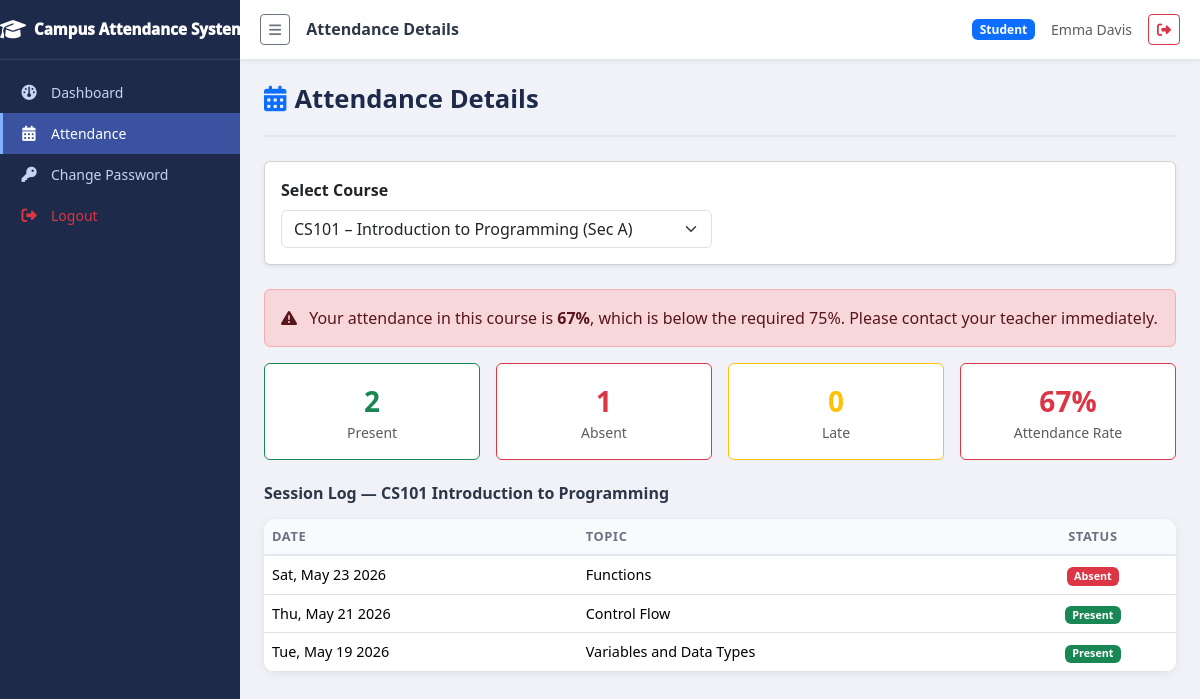
Page /student/attendance.php?class_id=1 (signed in) on the committed database.
### tables this page shows
CREATE TABLE settings (
  setting_key   varchar(60) NOT NULL,
  setting_value text        DEFAULT NULL,
  PRIMARY KEY (setting_key)
);

CREATE TABLE courses (
  id         int           NOT NULL AUTO_INCREMENT,
  code       varchar(20)   NOT NULL,
  name       varchar(100)  NOT NULL,
  dept_id    int           NOT NULL,
  credits    int           NOT NULL DEFAULT 3,
  created_at datetime      NOT NULL DEFAULT CURRENT_TIMESTAMP,
  PRIMARY KEY (id),
  UNIQUE KEY uq_course_code (code),
  KEY fk_course_dept (dept_id),
  CONSTRAINT fk_course_dept FOREIGN KEY (dept_id) REFERENCES departments(id)
);

CREATE TABLE attendance (
  id         int      NOT NULL AUTO_INCREMENT,
  session_id int      NOT NULL,
  student_id int      NOT NULL,
  status     enum('present','absent','late','excused') NOT NULL DEFAULT 'absent',
  marked_at  datetime NOT NULL DEFAULT CURRENT_TIMESTAMP,
  PRIMARY KEY (id),
  UNIQUE KEY uq_attendance (session_id, student_id),
  KEY fk_att_student (student_id),
  CONSTRAINT fk_att_session FOREIGN KEY (session_id) REFERENCES sessions(id) ON DELETE CASCADE,
  CONSTRAINT fk_att_student FOREIGN KEY (student_id) REFERENCES users(id)
);

CREATE TABLE sessions (
  id           int          NOT NULL AUTO_INCREMENT,
  class_id     int          NOT NULL,
  teacher_id   int          NOT NULL,
  session_date date         NOT NULL,
  topic        varchar(150) DEFAULT NULL,
  created_at   datetime     NOT NULL DEFAULT CURRENT_TIMESTAMP,
  PRIMARY KEY (id),
  KEY fk_session_class   (class_id),
  KEY fk_session_teacher (teacher_id),
  CONSTRAINT fk_session_class   FOREIGN KEY (class_id)   REFERENCES classes(id),
  CONSTRAINT fk_session_teacher FOREIGN KEY (teacher_id) REFERENCES users(id)
);

### includes/auth.php (called while the page is built, shortened)
<?php
function current_user(): ?array {
  return $_SESSION['user'] ?? null;
}

### includes/functions.php (called while the page is built, shortened)
<?php
function get_setting(string $key, mixed $default = ''): mixed {
  $pdo  = get_db();
  $stmt = $pdo->prepare('SELECT setting_value FROM settings WHERE setting_key = :k');
  $stmt->execute([':k' => $key]);
  $row  = $stmt->fetch(PDO::FETCH_ASSOC);
  return ($row !== false) ? $row['setting_value'] : $default;
}
function get_attendance_stats(int $classId, ?int $studentId = null): array {
  $pdo  = get_db();
  $sql  = 'SELECT
             COUNT(*) AS total,
             SUM(a.status = \'present\') AS present,
             SUM(a.status = \'absent\')  AS absent,
             SUM(a.status = \'late\')    AS late,
             SUM(a.status = \'excused\') AS excused
           FROM attendance a
           JOIN sessions s ON s.id = a.session_id
           WHERE s.class_id = :cid';
  $params = [':cid' => $classId];
  if ($studentId !== null) {
    $sql    .= ' AND a.student_id = :sid';
    $params[':sid'] = $studentId;
  }
  $stmt = $pdo->prepare($sql);
  $stmt->execute($params);
  $row  = $stmt->fetch(PDO::FETCH_ASSOC);
  $total   = (int)($row['total']   ?? 0);
  $present = (int)($row['present'] ?? 0);
  $late    = (int)($row['late']    ?? 0);
  if ($total > 0) {
    $pct = round((($present + $late) / $total) * 100);
  } else {
    $pct = 0;
  }
  $row['pct']  = $pct;
  $row['total'] = $total;
  return $row;
}
function status_badge(string $status): string {
  return match ($status) {
    'present' => 'bg-success',
    'absent'  => 'bg-danger',
    'late'    => 'bg-warning text-dark',
    'excused' => 'bg-secondary',
    default   => 'bg-light text-dark',
  };
}

### student/attendance.php (the view, shortened to what this page needs)
<?php
require_once __DIR__ . '/../includes/auth.php';
require_once __DIR__ . '/../includes/functions.php';
$pdo       = get_db();
$user      = current_user();
$sid       = (int)$user['id'];
$pageTitle = 'Attendance Details';
$minPct    = (int)get_setting('min_attendance', 75);
$enrollStmt = $pdo->prepare(
  "SELECT cl.id, c.code AS course_code, c.name AS course_name, cl.section
   FROM enrollments en
   JOIN classes cl ON cl.id = en.class_id
   JOIN courses  c ON  c.id = cl.course_id
   WHERE en.student_id = :sid
   ORDER BY c.code"
);
$enrollStmt->execute([':sid' => $sid]);
$myEnrollments = $enrollStmt->fetchAll(PDO::FETCH_ASSOC);
$filterClass = (int)(filter_input(INPUT_GET, 'class_id', FILTER_VALIDATE_INT) ?? 0);
$classInfo = null;
if ($filterClass > 0) {
  foreach ($myEnrollments as $enr) {
    if ((int)$enr['id'] === $filterClass) { $classInfo = $enr; break; }
  }
}
$records = [];
$stats   = ['total' => 0, 'present' => 0, 'absent' => 0, 'late' => 0, 'excused' => 0, 'pct' => 0];
if ($classInfo) {
  $recStmt = $pdo->prepare(
    "SELECT s.session_date, s.topic,
            COALESCE(a.status, 'absent') AS status,
            a.marked_at
     FROM sessions s
     LEFT JOIN attendance a ON a.session_id = s.id AND a.student_id = :sid
     WHERE s.class_id = :cid
     ORDER BY s.session_date DESC"
  );
  $recStmt->execute([':sid' => $sid, ':cid' => $filterClass]);
  $records = $recStmt->fetchAll(PDO::FETCH_ASSOC);
  $stats   = get_attendance_stats($filterClass, $sid);
}
require_once __DIR__ . '/../includes/header.php';
?>
<div class="page-header">
  <h1><i class="fa fa-calendar-alt me-2 text-primary"></i>Attendance Details</h1>
</div>
<div class="card shadow-sm mb-4">
  <div class="card-body">
    <form method="GET" class="row g-3 align-items-end">
      <div class="col-md-6">
        <label class="form-label fw-semibold">Select Course</label>
        <select name="class_id" class="form-select" onchange="this.form.submit()">
          <?php foreach ($myEnrollments as $enr): ?>
            <option value="<?= $enr['id'] ?>" <?= ($filterClass === (int)$enr['id']) ? 'selected' : '' ?>>
              <?= htmlspecialchars($enr['course_code'] . ' – ' . $enr['course_name'] . ' (Sec ' . $enr['section'] . ')', ENT_QUOTES, 'UTF-8') ?>
            </option>
          <?php endforeach; ?>
        </select>
      </div>
    </form>
  </div>
</div>
<?php if ($classInfo): ?>
<?php if ($stats['pct'] < $minPct && $stats['total'] > 0): ?>
  <div class="alert alert-danger"><i class="fa fa-triangle-exclamation me-2"></i>
    Your attendance in this course is <strong><?= $stats['pct'] ?>%</strong>, which is below the required <?= $minPct ?>%.
    Please contact your teacher immediately.
  </div>
<?php endif; ?>
<div class="row g-3 mb-4">
  <div class="col-md-3 col-6">
    <div class="card text-center py-3 border-success">
      <div class="fs-3 fw-bold text-success"><?= (int)($stats['present'] ?? 0) ?></div>
      <div class="text-muted small">Present</div>
    </div>
  </div>
  <div class="col-md-3 col-6">
    <div class="card text-center py-3 border-danger">
      <div class="fs-3 fw-bold text-danger"><?= (int)($stats['absent'] ?? 0) ?></div>
      <div class="text-muted small">Absent</div>
    </div>
  </div>
  <div class="col-md-3 col-6">
    <div class="card text-center py-3 border-warning">
      <div class="fs-3 fw-bold text-warning"><?= (int)($stats['late'] ?? 0) ?></div>
      <div class="text-muted small">Late</div>
    </div>
  </div>
  <div class="col-md-3 col-6">
    <div class="card text-center py-3 <?= $stats['pct'] >= $minPct ? 'border-success' : 'border-danger' ?>">
      <div class="fs-3 fw-bold <?= $stats['pct'] >= $minPct ? 'text-success' : 'text-danger' ?>"><?= $stats['pct'] ?>%</div>
      <div class="text-muted small">Attendance Rate</div>
    </div>
  </div>
</div>
<?php if (empty($records)): ?>
  <div class="alert alert-info">No sessions recorded for this course yet.</div>
<?php else: ?>
  <h6 class="fw-semibold mb-3">Session Log — <?= htmlspecialchars($classInfo['course_code'] . ' ' . $classInfo['course_name'], ENT_QUOTES, 'UTF-8') ?></h6>
  <div class="table-card">
    <div class="table-responsive">
      <table class="table table-hover mb-0">
        <thead>
          <tr>
            <th>Date</th>
            <th>Topic</th>
            <th class="text-center">Status</th>
          </tr>
        </thead>
        <tbody>
          <?php foreach ($records as $rec): ?>
          <tr>
            <td><?= htmlspecialchars(date('D, M j Y', strtotime($rec['session_date'])), ENT_QUOTES, 'UTF-8') ?></td>
            <td><?= $rec['topic'] ? htmlspecialchars($rec['topic'], ENT_QUOTES, 'UTF-8') : '<em class="text-muted">—</em>' ?></td>
            <td class="text-center">
              <span class="badge <?= status_badge($rec['status']) ?>">
                <?= htmlspecialchars(ucfirst($rec['status']), ENT_QUOTES, 'UTF-8') ?>
              </span>
            </td>
          </tr>
          <?php endforeach; ?>
        </tbody>
      </table>
    </div>
  </div>
<?php endif; ?>
<?php else: ?>
  <div class="alert alert-info"><i class="fa fa-info-circle me-2"></i>Select a course above to see your attendance.</div>
<?php endif; ?>
<?php require_once __DIR__ . '/../includes/footer.php'; ?>

### includes/header.php (shortened to what this page needs)
<?php
$pageTitle = $pageTitle ?? 'Campus Attendance System';
require_once __DIR__ . '/auth.php';
require_once __DIR__ . '/functions.php';
$user       = current_user();
$schoolName = get_setting('school_name', 'Campus Attendance System');
$scriptPath = str_replace('\\', '/', $_SERVER['SCRIPT_FILENAME']);
$basePath   = str_replace('\\', '/', realpath(__DIR__ . '/..') . '/');
$depth      = substr_count(str_replace($basePath, '', $scriptPath), '/');
$base       = str_repeat('../', $depth);
$navItems = [];
if ($user) {
  switch ($user['role']) {
    case 'student':
      $navItems = [
        ['icon'=>'fa-gauge',        'label'=>'Dashboard',   'href'=>$base.'student/index.php'],
        ['icon'=>'fa-calendar-alt', 'label'=>'Attendance',  'href'=>$base.'student/attendance.php'],
      ];
      break;
  }
  $navItems[] = ['icon'=>'fa-key', 'label'=>'Change Password', 'href'=>$base.'auth/change_password.php'];
  $navItems[] = ['icon'=>'fa-sign-out-alt', 'label'=>'Logout',  'href'=>$base.'auth/logout.php', 'class'=>'text-danger'];
}
$currentScript = basename($_SERVER['PHP_SELF']);
?>
<!DOCTYPE html>
<html lang="en">
<head>
  <link rel="stylesheet" href="https://cdnjs.cloudflare.com/ajax/libs/bootstrap/5.3.2/css/bootstrap.min.css">
  <link rel="stylesheet" href="https://cdnjs.cloudflare.com/ajax/libs/font-awesome/6.5.0/css/all.min.css">
  <link rel="stylesheet" href="<?= $base ?>assets/css/style.css">
</head>
<body>
<?php if ($user): ?>
<div class="sidebar" id="sidebar">
  <div class="sidebar-brand">
    <i class="fa fa-graduation-cap me-2"></i>
    <span class="brand-text"><?= htmlspecialchars($schoolName, ENT_QUOTES, 'UTF-8') ?></span>
  </div>
  <nav class="sidebar-nav">
    <?php foreach ($navItems as $item): ?>
      <?php
        $isActive  = (basename($item['href']) === $currentScript) ? 'active' : '';
        $extraClass = $item['class'] ?? '';
      ?>
      <a href="<?= htmlspecialchars($item['href'], ENT_QUOTES, 'UTF-8') ?>"
         class="sidebar-link <?= $isActive ?> <?= $extraClass ?>">
        <i class="fa-solid <?= htmlspecialchars($item['icon'], ENT_QUOTES, 'UTF-8') ?> sidebar-icon"></i>
        <span class="sidebar-label"><?= htmlspecialchars($item['label'], ENT_QUOTES, 'UTF-8') ?></span>
      </a>
    <?php endforeach; ?>
  </nav>
</div>
<div class="main-wrapper" id="mainWrapper">
  <header class="top-bar">
    <button class="btn btn-sm btn-outline-secondary me-3" id="sidebarToggle" title="Toggle Sidebar">
      <i class="fa fa-bars"></i>
    </button>
    <h6 class="top-bar-title mb-0"><?= htmlspecialchars($pageTitle, ENT_QUOTES, 'UTF-8') ?></h6>
    <div class="ms-auto d-flex align-items-center gap-3">
      <span class="badge bg-primary text-capitalize"><?= htmlspecialchars($user['role'], ENT_QUOTES, 'UTF-8') ?></span>
      <span class="d-none d-sm-inline text-muted small"><?= htmlspecialchars($user['name'], ENT_QUOTES, 'UTF-8') ?></span>
      <a href="<?= $base ?>auth/logout.php" class="btn btn-sm btn-outline-danger" title="Logout">
        <i class="fa fa-sign-out-alt"></i>
      </a>
    </div>
  </header>
  <div class="toast-container position-fixed top-0 end-0 p-3" id="toastContainer" style="z-index:9999"></div>
  <main class="content-area">
<?php else: ?>
<div id="toastContainer" class="toast-container position-fixed top-0 end-0 p-3" style="z-index:9999"></div>
<?php endif; ?>

### assets/css/style.css (style rules this page uses)
:root { --sidebar-width: 240px; --sidebar-collapsed: 64px; --sidebar-bg: #1e2a4a; --sidebar-hover: #2d3f6b; --sidebar-active: #3a52a0; --sidebar-text: #c8d3f0; --sidebar-text-dim: #7a8db5; --topbar-height: 60px; --topbar-bg: #ffffff; --content-bg: #f0f2f8; --card-radius: 12px; --transition: 0.25s ease; }
*, *::before, *::after { box-sizing: border-box; }
body { margin: 0; font-family: "Segoe UI", Tahoma, sans-serif; background: var(--content-bg); color: #2d3748; }
.sidebar { position: fixed; top: 0; left: 0; width: var(--sidebar-width); height: 100vh; background: var(--sidebar-bg); display: flex; flex-direction: column; overflow-x: hidden; overflow-y: auto; z-index: 1000; transition: width var(--transition); }
.sidebar-brand { display: flex; align-items: center; padding: 18px 0px; color: #fff; font-weight: 999; font-size: 0.95rem; border-bottom: 1px solid rgba(255, 255, 255, 0.1); min-height: var(--topbar-height); white-space: nowrap; overflow: hidden; }
.sidebar-brand .fa-graduation-cap { font-size: 1.3rem; flex-shrink: 0; }
.sidebar-nav { padding: 12px 0; flex: 1; }
.sidebar-link { display: flex; align-items: center; padding: 10px 16px; color: var(--sidebar-text); text-decoration: none; white-space: nowrap; overflow: hidden; transition: background var(--transition), color var(--transition); border-left: 3px solid transparent; }
.sidebar-link.active { background: var(--sidebar-active); color: #fff; border-left-color: #7eb3ff; }
.sidebar-icon { width: 20px; text-align: center; font-size: 0.95rem; flex-shrink: 0; }
.sidebar-label { margin-left: 12px; font-size: 0.875rem; transition: opacity var(--transition); }
.main-wrapper { margin-left: var(--sidebar-width); min-height: 100vh; display: flex; flex-direction: column; transition: margin-left var(--transition); }
.top-bar { height: var(--topbar-height); background: var(--topbar-bg); border-bottom: 1px solid #e2e8f0; display: flex; align-items: center; padding: 0 20px; position: sticky; top: 0; z-index: 999; box-shadow: 0 1px 4px rgba(0, 0, 0, 0.08); }
.top-bar-title { font-size: 1rem; font-weight: 600; color: #2d3748; }
.content-area { padding: 24px; flex: 1; }
.table-card { background: #fff; border-radius: var(--card-radius); box-shadow: 0 2px 8px rgba(0, 0, 0, 0.07); overflow: hidden; }
.table-card .table { margin-bottom: 0; }
.table th { font-size: 0.8rem; text-transform: uppercase; letter-spacing: 0.05em; color: #6b7280; background: #f8fafc; border-bottom: 2px solid #e2e8f0; }
.table td { vertical-align: middle; font-size: 0.9rem; }
.page-header { margin-bottom: 24px; padding-bottom: 12px; border-bottom: 2px solid #e2e8f0; }
.page-header h1 { font-size: 1.6rem; font-weight: 700; color: #1e2a4a; }

### rows in the picture
settings: setting_value "Campus Attendance…"
settings: setting_value "75"
courses: code+name "CS101 Introduction to Programming"
attendance: session.session_date "Sat, May 23 2026", session.topic "Functions", status "Absent"
attendance: session.session_date "Thu, May 21 2026", session.topic "Control Flow", status "Present"
attendance: session.session_date "Tue, May 19 2026", session.topic "Variables and Data Types", status "Present"

### other values in the picture
$item['label'] "Dashboard"
$item['label'] "Attendance"
$item['label'] "Change Password"
$item['label'] "Logout"
$pageTitle "Attendance Details"
$user['role'] "Student"
$user['name'] "Emma Davis"
$stats['pct'] "67"
$stats['present'] "2"
$stats['absent'] "1"
$stats['late'] "0"
form field class_id "CS101 – Introduction to Programming (Sec A)"
